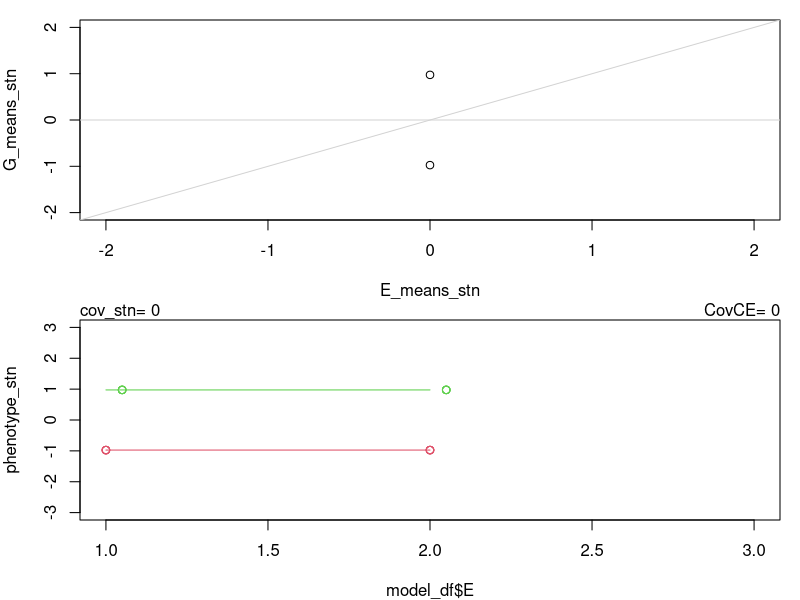
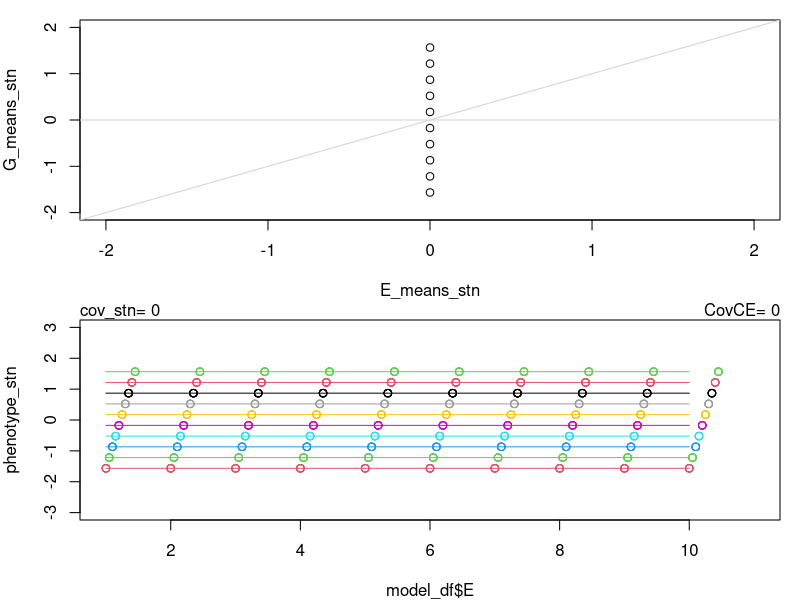
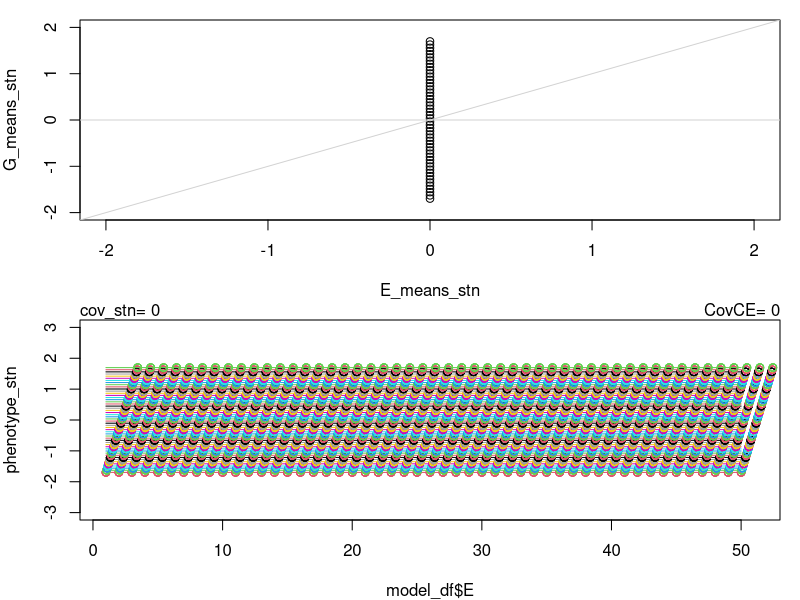
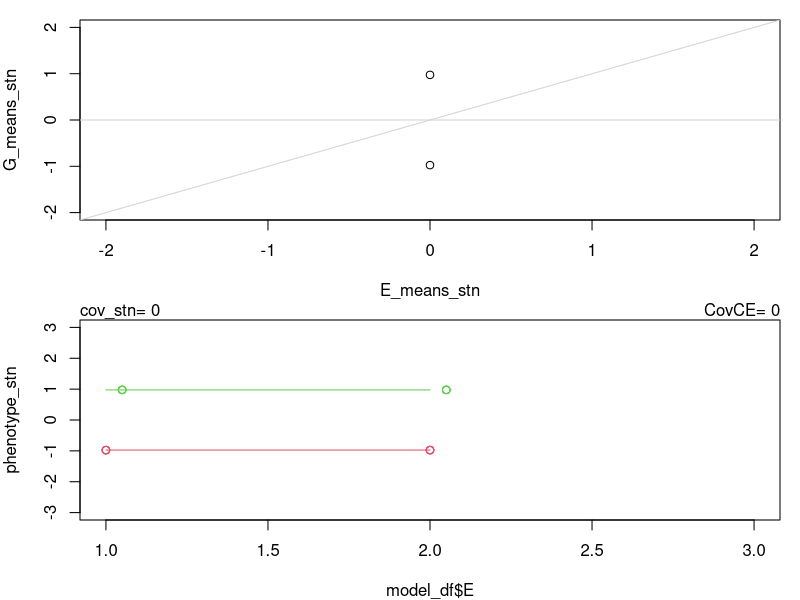
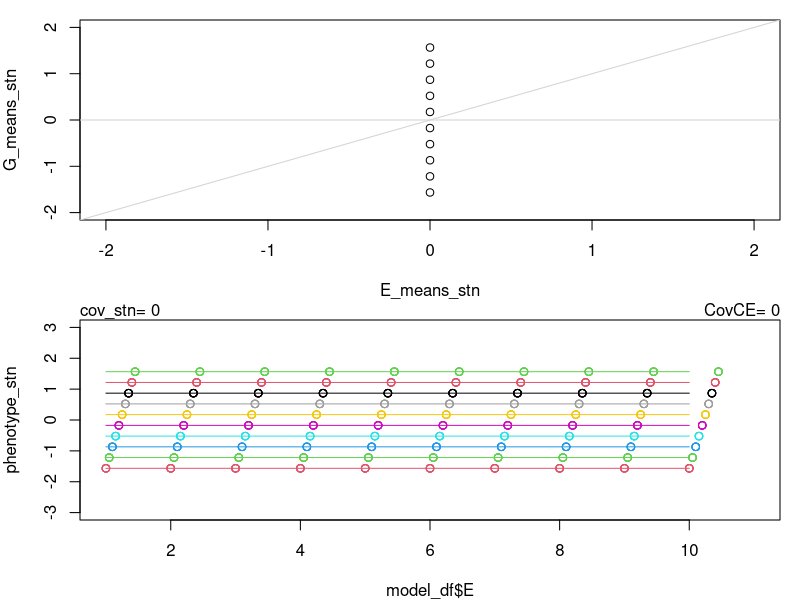
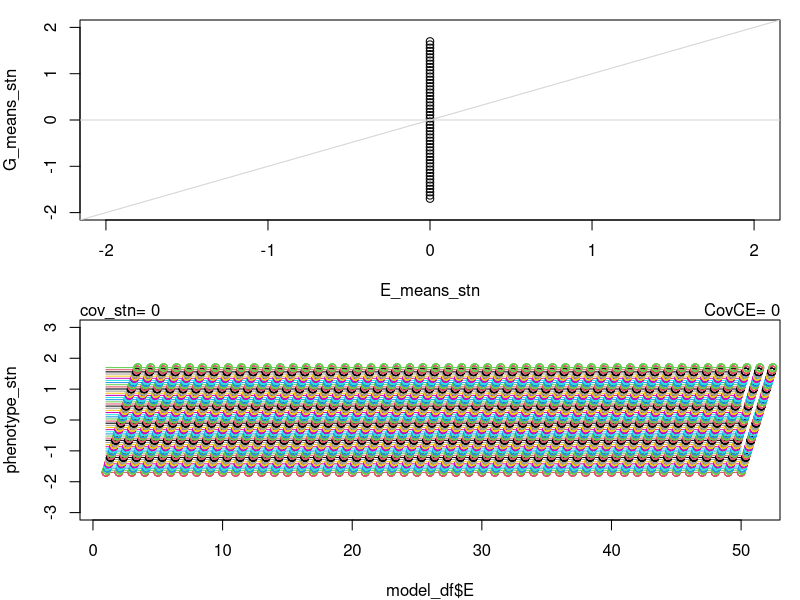
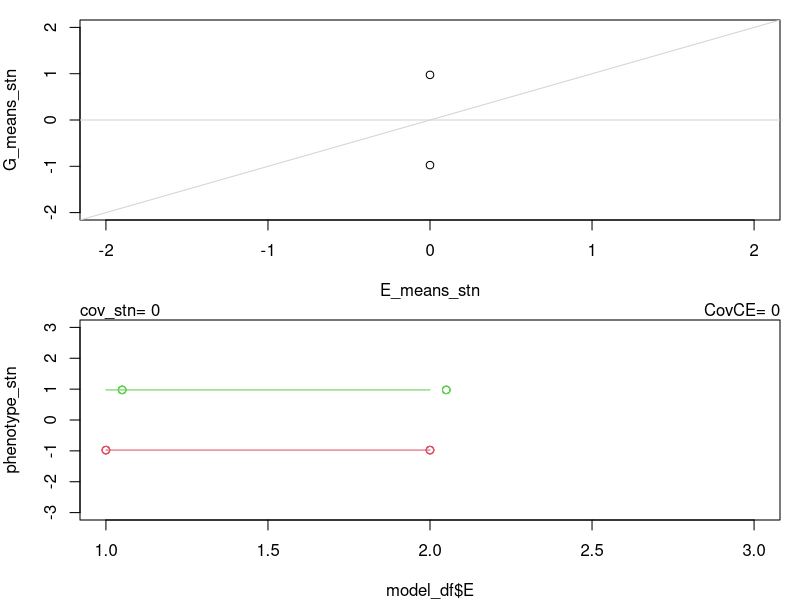
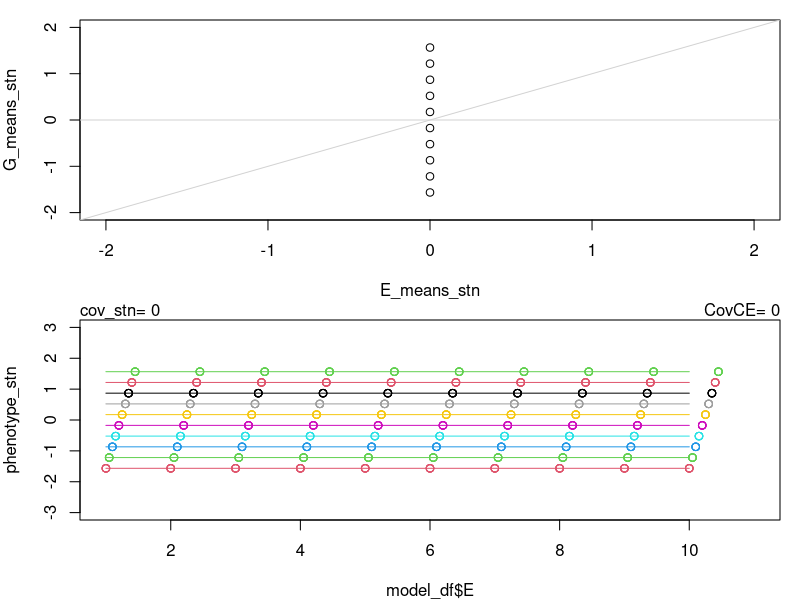

Write R code to recreate these figures, in order. (Note: this script raises an error after producing the figures.)
## ---- chunk 1
knitr::opts_chunk$set(echo = TRUE)
## ---- chunk 2
G <- -5:5
E <- -5:5
cov(G, E)

# If G and E are independent, then scaling each one independently essentially gives a correlation:
cov(scale(G), scale(E))
cor(G, E)

# However, in our case, the G and E are not independent, because they are 
# both estimated from phenotype data. And because we scale the phenotype
# data before we calculate the G means and E means, with more than 2
# gentotypes this scaling has weird effects on the covariance.

# So this suggests that correlation is a better measure. However,
# we know that correlation doesn't work with only 2 genotypes 
# the correlation between two unequal points will either be -1 or 1

## ---- chunk 3

beta1_levels = c(0,0.1,0.5, 1, 2) # the amount the phenotype changes across 1 value of the environment (i.e., the slope). This is essentially the amount/degree of phenotypic plasticity that is the same across genotypes.

n_genotypes_levels = c(2,10, 50) # the number of genotypes collected from different locations

beta2_levels = c(0.5,1, 2) # the amount the phenotype changes from one genotype to the next. This is essitially the increase intercept from one genotype to the next.

error_var <- 0.0001

for (i in 1:length(beta1_levels)){
  print(i)
  for (j in 1:length(beta2_levels)){
    for (k in 1:length(n_genotypes_levels)){
      beta1 <- beta1_levels[i]
      beta2 <- beta2_levels[j]
      n_genotypes <- n_genotypes_levels[k]
    #  beta1 <- 1
    #  beta2 <- 1
      
    # expectation (not sure if this is right)
    if(beta1==beta2){
      (cov_GE_exp = 1)
    }
    if(beta1>beta2){
       (cov_GE_exp =  beta2/beta1)
    }
    if(beta1<beta2){
       (cov_GE_exp =  beta1/beta2)
    }
    if(beta1==0 | beta2==0){
       (cov_GE_exp =  0)
    }
     
     # will be correlated with the magnitude of cov(G,E)
      
    # Generate data
    n = 5 # sample size
    n_environments = n_genotypes # the number of common garden environments that the genotypes are grown in. Basically, genotype[i] orginates from environment[i]. This matching between genotypes and environment is important for the the cov(G,E) calculation. Here, we only consider the case of the complete reciprocal transplant experiment.

    ## Create levels of genotypes and environments ####
    G = rep(1:n_genotypes, each=n*n_genotypes) # '0' n times, '1' n times
    E = rep(1:n_environments,times=n*n_genotypes) # '0'x50, '1'x50, '0'x50, '1'x50
    set.seed(97)
    e = rnorm(n*n_genotypes, 0, sd=error_var) # Random noise, with standard deviation of 1
    #e = 0 # EVALUATION

    ## Create interaction effect for each level of both factors ####
    # In this case we assume the GxE interactions are a 
    # normally distributed random variable with a mean of 0
    # As the sd increases, so does the GxE among treatments
    int <- 0#rnorm(n_genotypes * n_environments, 0, sd=10)
    # no GxE
    #int <- 0 # EVALUATION
 
     # this sd determines the amount of GxE
    int_df <- data.frame(expand.grid(G=1:n_genotypes, E=1:n_environments), 
                         int)
    
    ### Create the model dataframe ####
    model_df <- data.frame(G, E, e)
    
    model_df <- merge(model_df, int_df)
    model_df <- model_df[order(model_df$G, model_df$E),]
    dim(model_df)
    head(model_df, 30)
    
    # Generate phenotype data using the regression equation ####
    phenotype = beta1*model_df$E + beta2*model_df$G  + model_df$e + model_df$int
    
    
    model_df$phenotype = phenotype
    head(model_df)

    (E_means <- tapply(phenotype, model_df$E, mean))
    (G_means <- tapply(phenotype, model_df$G, mean))
    (raw_data_cov <- round(cov(E_means, G_means),2))
    raw_data_cov_scaled_means <- cov(scale(E_means), scale(G_means))
    raw_data_cor <- round(cor(E_means, G_means),2)
    correctb <- max(sd(E_means), sd(G_means))
    raw_data_cov_CE4 <- round(cov(E_means, G_means)/(correctb^2),2)
  # this should match the "true cov for raw data" I put above


  # but the issue is we standardize the phenotype. So what happens when we do that?
  phenotype_stn = (phenotype-mean(phenotype))/sd(phenotype)
  (E_means_stn <- tapply(phenotype_stn, model_df$E, mean))
  (G_means_stn <- tapply(phenotype_stn, model_df$G, mean))
  #plot(E_means_stn, G_means_stn)
  (stn_data_cov <- round(cov(E_means_stn, G_means_stn),2))
  (stn_data_cor <- round(cor(E_means_stn, G_means_stn),2))
  
  (stn_data_cov_CE1 <- round(cov(E_means_stn, G_means_stn)/sd(E_means_stn),2))
  (stn_data_cov_CE2 <- round(cov(E_means_stn/sd(E_means_stn), G_means_stn/sd(G_means_stn)),2)) #BAD
  (stn_data_cov_CE3 <- round(cov(E_means_stn, G_means_stn),2)/sd(E_means_stn))
  
  correct <- min(c(sd(E_means_stn)/sd(G_means_stn), sd(G_means_stn)/sd(E_means_stn)))
  correctc <- max(sd(E_means_stn),sd(G_means_stn))
  (stn_data_cov_CE4 <- round(cor(E_means_stn, G_means_stn)*correct,2))
  (stn_data_cov_CE4b <- round(cov(E_means_stn, G_means_stn)/(correctc^2),2))
  
  sd_E_means_sd <- round(sd(E_means_stn),2)
  sd_G_means_sd <- round(sd(G_means_stn),2)

  out <- data.frame(beta1, beta2, 
                    n_genotypes,
                    int,
                    raw_data_cov,
                    #raw_data_cov_scaled_means,
                    raw_data_cor,
                    stn_data_cov,
                    stn_data_cor,
                    sd_E_means_sd,
                    sd_G_means_sd,
                    #stn_data_cov_CE1,
                    #stn_data_cov_CE2,
                    #stn_data_cov_CE3,
                    raw_data_cov_CE4,
                    stn_data_cov_CE4,
                    stn_data_cov_CE4b,
                    cov_GE_exp
                    )
      
      if (i == 1 & j==1 & k ==1){
        full_examp <- out
      }else{
        full_examp <- rbind(full_examp, out)
      }
  
    # diagnostic plots
  setwd("/Users/lotterhos/Documents/GitHub/CnGV/notebook/20200408_diagnosticplots")
    #need to make relative path
  pdf(paste0("slope=", beta1,"_g=",beta2,"_ngenotypes=",n_genotypes,".pdf"))
    # would also add true GxE (not the int), and the error variance
    par(mfrow=c(2,1), mar=c(4,4,1,1))
    plot(E_means_stn, G_means_stn, xlim=c(-2,2), ylim=c(-2,2)) # with bootstrap, woudl be good to add uncertainty to plot
    abline(0,1, col="lightgrey")
    abline(h=0, col="lightgrey")
    
    plot(phenotype_stn~model_df$E, col=0, xlim=c(1,n_genotypes+1), ylim=c(-3,3))
    for (m in 1:nlevels(factor(model_df$G))){
      x <- model_df$E[model_df$G==m]+0.05*(m-1)
      points(phenotype_stn[model_df$G==m]~x, col=m+1)
      p_means <- tapply(phenotype_stn[model_df$G==m],model_df$E[model_df$G==m], mean)
      points(p_means~as.numeric(names(p_means)),
             col=m+1, type="l")
    }
    mtext(paste("CovCE=", raw_data_cov_CE4),adj=1 )
    mtext(paste("cov_stn=", stn_data_cov), adj=0)
  dev.off()  
    }
  }
}
#full_examp
